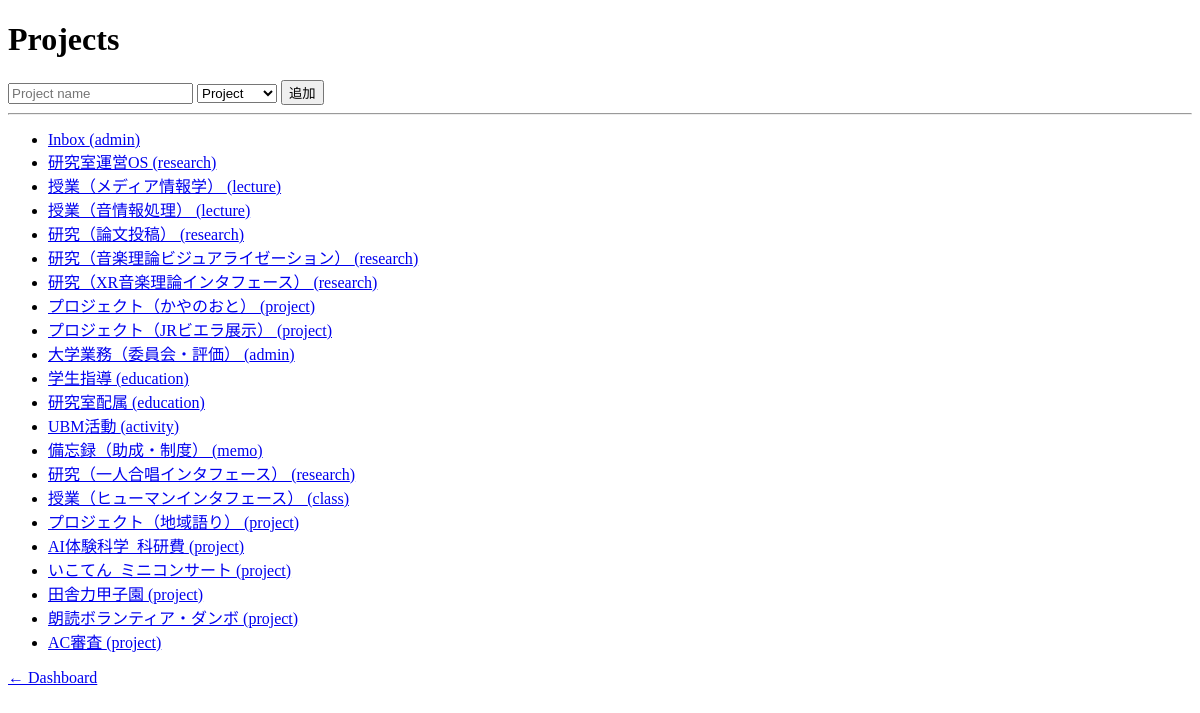
Page /projects on the earlier database version.
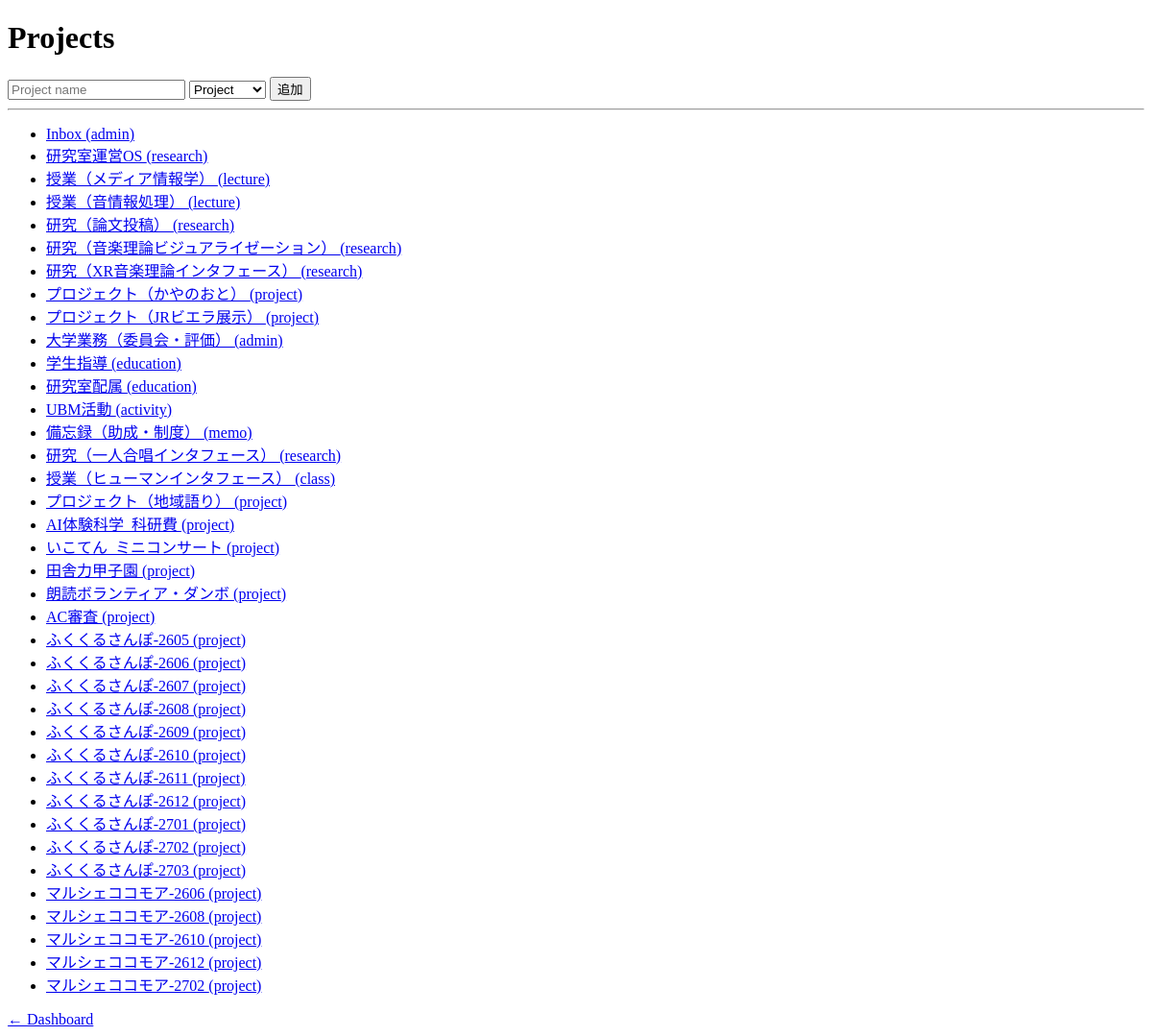
Same page on the later database version.
### tables this page shows
CREATE TABLE projects (
            id INTEGER PRIMARY KEY AUTOINCREMENT,
            name TEXT,
            type TEXT,
            status TEXT
        );

### flask_app.py (the view)
@app.route("/projects")
def projects():
    conn = get_db()
    c = conn.cursor()
    projects = fetch_all_projects(c)
    conn.close()
    return render_template("projects.html", projects=projects)

### db.py (called while the page is built)
def get_db():
    conn = sqlite3.connect(DB_PATH, timeout=5, check_same_thread=False)
    conn.row_factory = sqlite3.Row
    conn.execute("PRAGMA journal_mode=WAL;")
    conn.execute("PRAGMA busy_timeout=5000;")
    return conn

def fetch_all_projects(cursor):
    return cursor.execute("SELECT * FROM projects").fetchall()

### flask_app.py (called while the page is built)
@app.context_processor
def inject_scrapbox_helpers():
    return {
        "scrapbox_page_url": scrapbox_page_url,
        "scrapbox_base_url": f"https://scrapbox.io/{SCRAPBOX_PROJECT}/",
    }

### templates/projects.html (shortened to what this page needs)
<!DOCTYPE html>
<html>
<head>
</head>
<body>
<h1>Projects</h1>
<form action="/add_project" method="post">
    <input name="name" placeholder="Project name">
    <select name="type">
        <option value="project">Project</option>
    </select>
    <button type="submit">追加</button>
</form>
<hr>
<ul>
{% for p in projects %}
    <li>
        <a href="/project/{{ p[0] }}">
            {{ p[1] }} ({{ p[2] }})
        </a>
    </li>
{% endfor %}
</ul>
<a href="/">← Dashboard</a>
</body>
</html>

Differences in the rows shown:
added projects: name "ふくくるさんぽ-2605", type "project"
added projects: name "ふくくるさんぽ-2606", type "project"
added projects: name "ふくくるさんぽ-2607", type "project"
added projects: name "ふくくるさんぽ-2608", type "project"
added projects: name "ふくくるさんぽ-2609", type "project"
added projects: name "ふくくるさんぽ-2610", type "project"
added projects: name "ふくくるさんぽ-2611", type "project"
added projects: name "ふくくるさんぽ-2612", type "project"
added projects: name "ふくくるさんぽ-2701", type "project"
added projects: name "ふくくるさんぽ-2702", type "project"
added projects: name "ふくくるさんぽ-2703", type "project"
added projects: name "マルシェココモア-2606", type "project"
added projects: name "マルシェココモア-2608", type "project"
added projects: name "マルシェココモア-2610", type "project"
added projects: name "マルシェココモア-2612", type "project"
added projects: name "マルシェココモア-2702", type "project"
